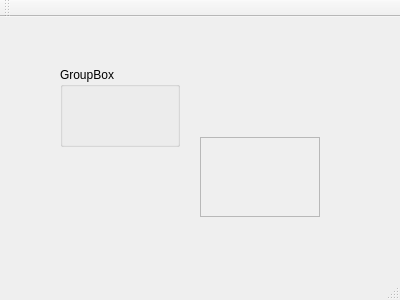
<?xml version="1.0" encoding="UTF-8"?>
<ui version="4.0">
 <class>MainWindow</class>
 <widget class="QMainWindow" name="MainWindow">
  <property name="geometry">
   <rect>
    <x>0</x>
    <y>0</y>
    <width>400</width>
    <height>300</height>
   </rect>
  </property>
  <property name="windowTitle">
   <string>MainWindow</string>
  </property>
  <widget class="QWidget" name="centralWidget">
   <widget class="QStackedWidget" name="stackedWidget">
    <property name="geometry">
     <rect>
      <x>290</x>
      <y>20</y>
      <width>71</width>
      <height>51</height>
     </rect>
    </property>
    <property name="currentIndex">
     <number>1</number>
    </property>
    <widget class="QWidget" name="page"/>
    <widget class="QWidget" name="page_2"/>
   </widget>
   <widget class="QGroupBox" name="groupBox">
    <property name="geometry">
     <rect>
      <x>60</x>
      <y>50</y>
      <width>120</width>
      <height>80</height>
     </rect>
    </property>
    <property name="title">
     <string>GroupBox</string>
    </property>
   </widget>
   <widget class="QScrollArea" name="scrollArea">
    <property name="geometry">
     <rect>
      <x>200</x>
      <y>120</y>
      <width>120</width>
      <height>80</height>
     </rect>
    </property>
    <property name="widgetResizable">
     <bool>true</bool>
    </property>
    <widget class="QWidget" name="scrollAreaWidgetContents">
     <property name="geometry">
      <rect>
       <x>0</x>
       <y>0</y>
       <width>118</width>
       <height>78</height>
      </rect>
     </property>
    </widget>
   </widget>
  </widget>
  <widget class="QMenuBar" name="menuBar">
   <property name="geometry">
    <rect>
     <x>0</x>
     <y>0</y>
     <width>400</width>
     <height>22</height>
    </rect>
   </property>
  </widget>
  <widget class="QToolBar" name="mainToolBar">
   <attribute name="toolBarArea">
    <enum>TopToolBarArea</enum>
   </attribute>
   <attribute name="toolBarBreak">
    <bool>false</bool>
   </attribute>
  </widget>
  <widget class="QStatusBar" name="statusBar"/>
 </widget>
 <layoutdefault spacing="6" margin="11"/>
 <resources/>
 <connections/>
</ui>
